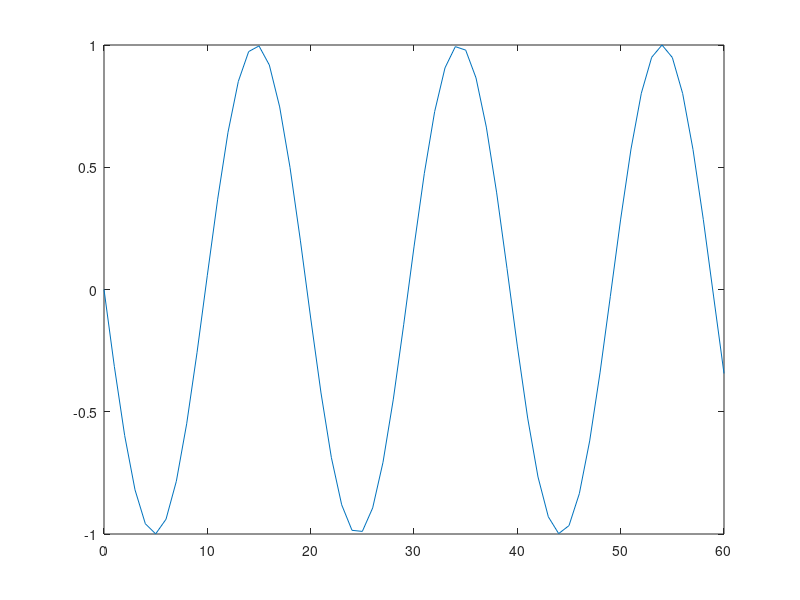

The MATLAB source for this figure: (Note: this script raises an error after producing the figure.)
function test_main
% Plots graph and sets up a custom data tip update function
% fig = figure('DeleteFcn','doc datacursormode');
fig = figure
X = 0:60;
t = (X)*0.02;
Y = sin(-16*t);
plot(X,Y)
dcm_obj = datacursormode(fig);
set(dcm_obj,'UpdateFcn',{@myupdatefcn,t})

function txt = myupdatefcn(~,event_obj,t)
% Customizes text of data tips
pos = get(event_obj,'Position');
I = get(event_obj, 'DataIndex');
txt = {['X: ',num2str(pos(1))],...
       ['Y: ',num2str(pos(2))],...
       ['I: ',num2str(I)],...
       ['T: ',num2str(t(I))]};